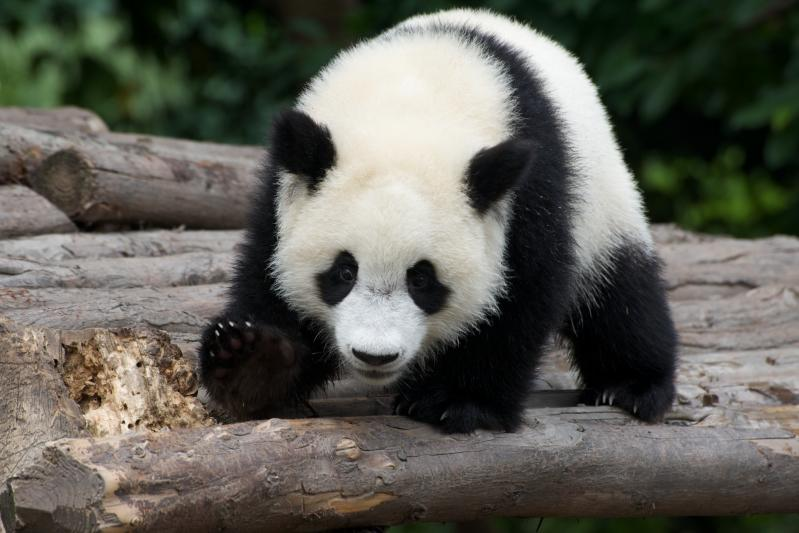
#> input picture Panda.jpg, 799 x 533 px
$ python 1Add_Noise.py
#> lines starting #> are read from the running program, lines starting #| are printed output that depends on the picture
import cv2
import numpy as np
import matplotlib.pyplot as plt
img = cv2.imread('Panda.jpg', cv2.IMREAD_GRAYSCALE)
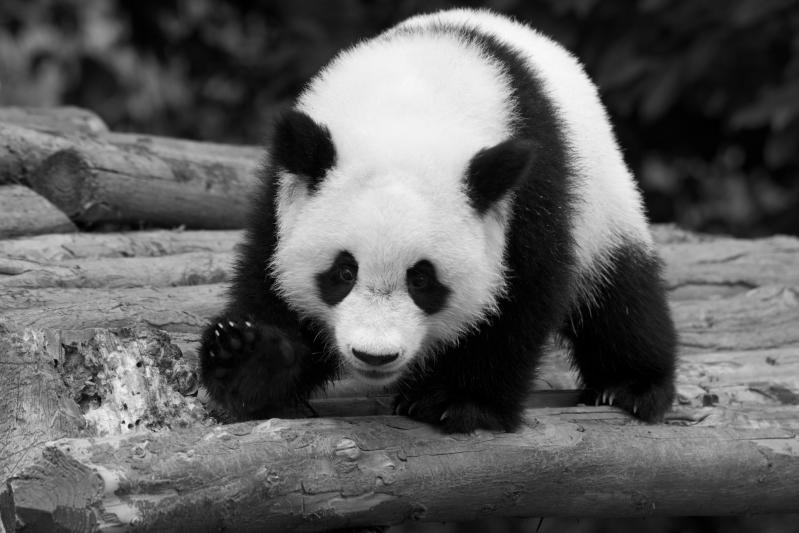
#> img: shape (533, 799); min 0, max 250, mean 94.1
noise_types = ['gaussian', 'salt & pepper', 'gamma', 'speckle']
noisy_imgs = []
for noise_type in noise_types:
    if noise_type == 'gaussian':
        # Add true Gaussian noise
        noise = np.random.normal(0,0.5,img.shape).astype('uint8')
        noisy_img=cv2.add(img,noise)
        noisy_img = np.clip(noisy_img, 0, 255)  # Ensure pixel values are within [0, 255]
    elif noise_type == 'salt & pepper':
        noisy_img = img.copy()
        noise = np.zeros_like(img)
        cv2.randu(noise, 0, 255)
        noisy_img[noise < 10] = 0
        noisy_img[noise > 245] = 255
    elif noise_type == 'gamma':
        noisy_img = np.power(img /np.max(img), 1.5) * 255
        noisy_img = noisy_img.astype(np.uint8)
    elif noise_type == 'uniform':
        noisy_img = img.copy()
        noise = np.random.uniform(-50, 50, size=img.shape)
        noisy_img = noisy_img + noise
        noisy_img[noisy_img < 0] = 0
        noisy_img[noisy_img > 255] = 255
    elif noise_type == 'speckle':
        noisy_img = img + img * np.random.randn(*img.shape) * 0.1
    noisy_imgs.append(noisy_img)
#> this loop made 4 passes
#> pass 1, `noisy_img=cv2.add(img,noise)`:
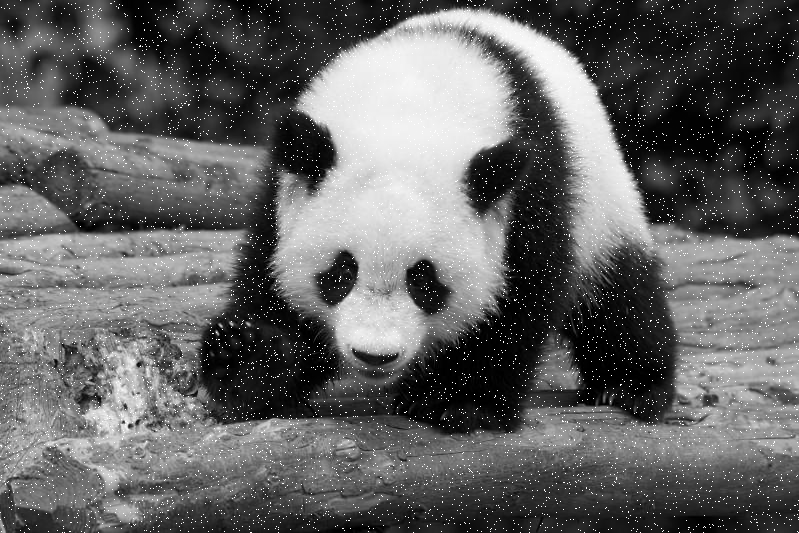
#> noisy_img: shape (533, 799); min 0, max 255, mean 97.8
#> pass 3, `noisy_img = np.power(img /np.max(img), 1.5) * 255`:
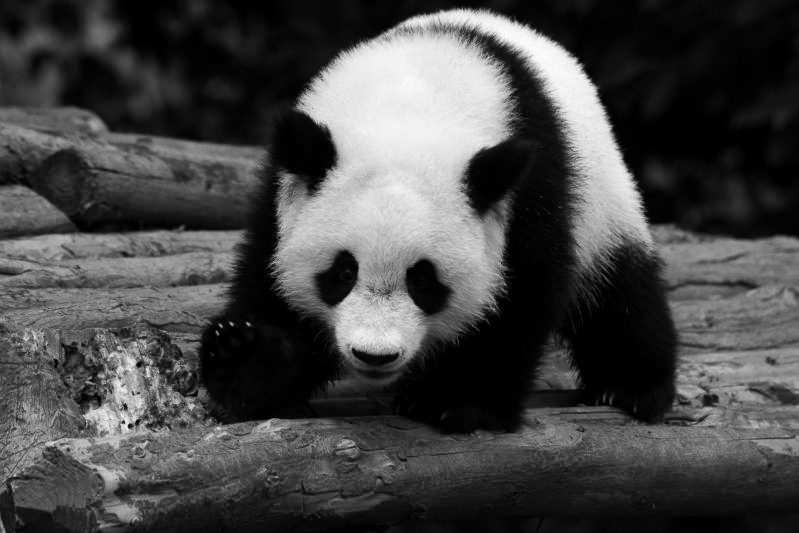
#> noisy_img: shape (533, 799) float64; min 0, max 255, mean 71.7
#> after the loop:
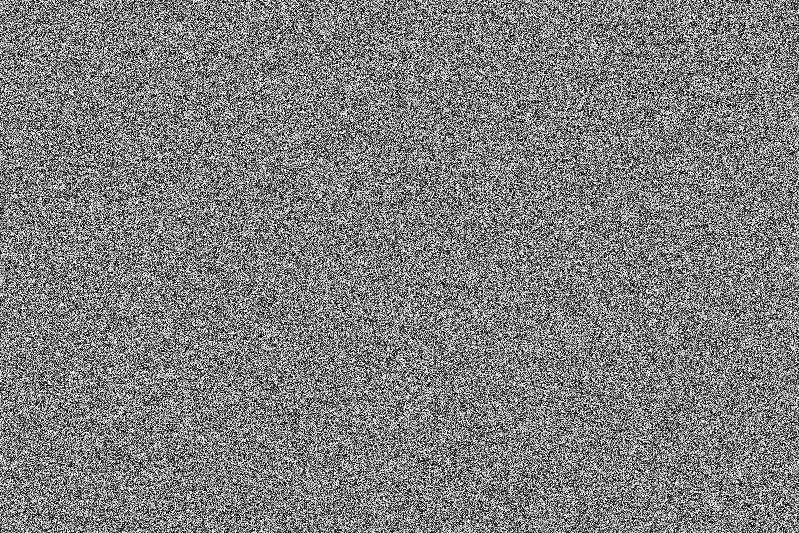
#> noise: shape (533, 799); min 0, max 254, mean 126.9
#> after the loop:
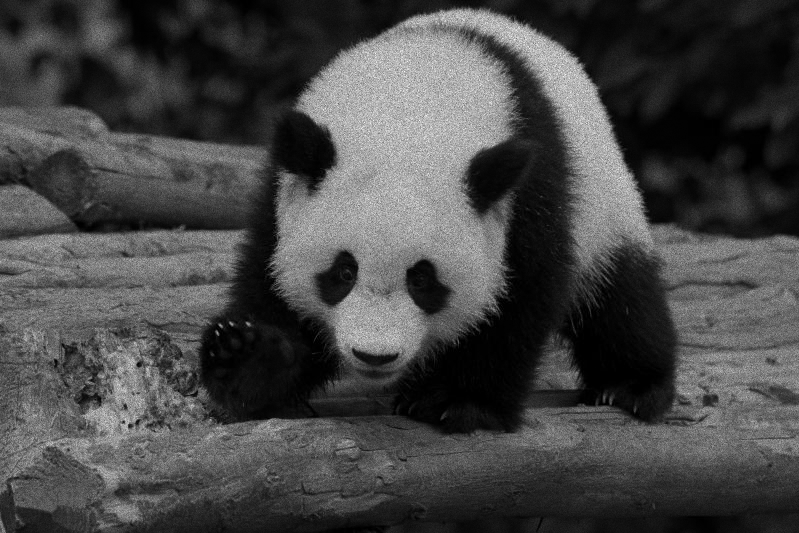
#> noisy_img: shape (533, 799) float64; min 0, max 338.2, mean 94.1; drawn with min black and max white
#> after the loop, noisy_imgs = 4 items

# Create a single subplot for all images
fig, axs = plt.subplots(2, len(noise_types) + 1, figsize=(15, 6))
axs[0, 0].imshow(img, cmap='gray')
axs[0, 0].set_title('Original Image')
axs[0, 0].axis('off')

for i, noise_type in enumerate(noise_types):
    axs[0, i + 1].imshow(noisy_imgs[i], cmap='gray')
    axs[0, i + 1].set_title(noise_type)
    axs[0, i + 1].axis('off')

axs[1, 0].hist(img.ravel(), 256, [0, 256], alpha=0.5, color='red')
axs[1, 0].set_title(' Original Histogram')
# Plot histograms
for i, noise_type in enumerate(noise_types):
    axs[1, i + 1].hist(noisy_imgs[i].ravel(), 256, [0, 256], alpha=0.5, color='red')
    axs[1, i + 1].set_title(f'{noise_type} Histogram')

plt.tight_layout()
plt.show()
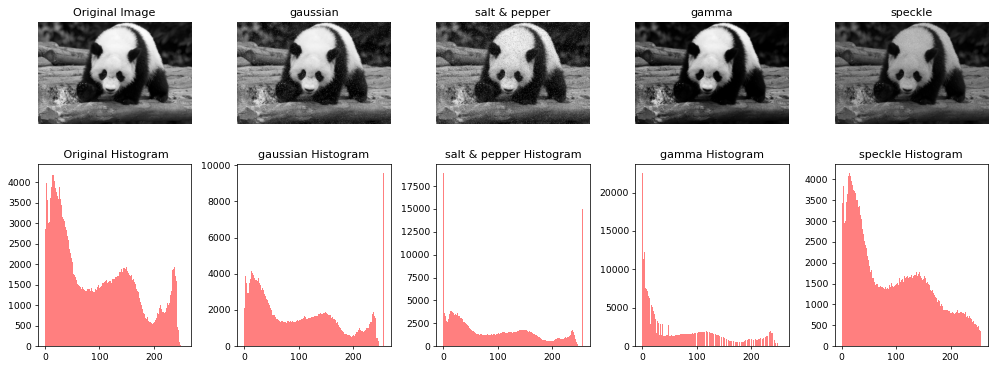
#> figure drawn by matplotlib, 10 panels; panel 6: tallest bar 4237 high, from x = 16 to 17; panel 7: tallest bar 9592 high, from x = 255 to 256; panel 8: tallest bar 18980 high, from x = 0 to 1; panel 9: tallest bar 22606 high, from x = 0 to 1

$ run again, with 2.jpg copied over Panda.jpg
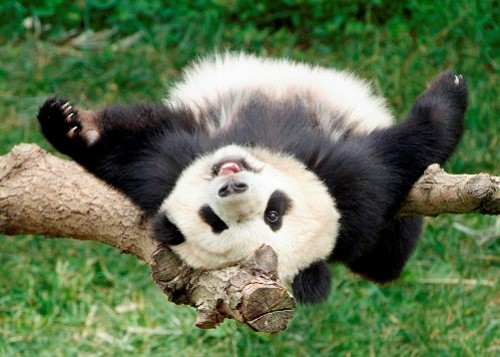
#> input picture 2.jpg, 500 x 357 px
#> after the loop `for noise_type in noise_types:`:
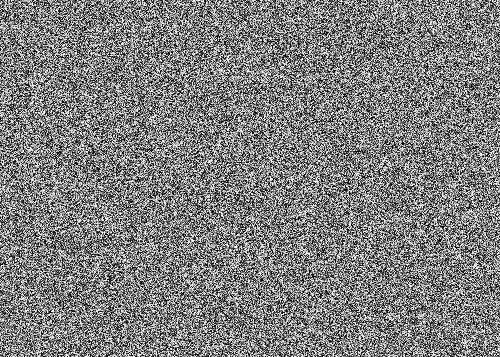
#> noise: shape (357, 500); min 0, max 254, mean 126.9
#> after the loop `for noise_type in noise_types:`:
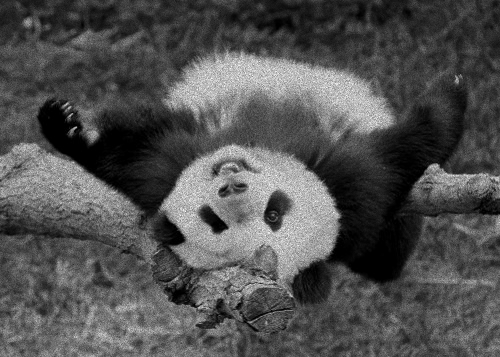
#> noisy_img: shape (357, 500) float64; min 0, max 332.5, mean 106.8; drawn with min black and max white
#> after the loop `for noise_type in noise_types:`: noisy_imgs = 4 items
